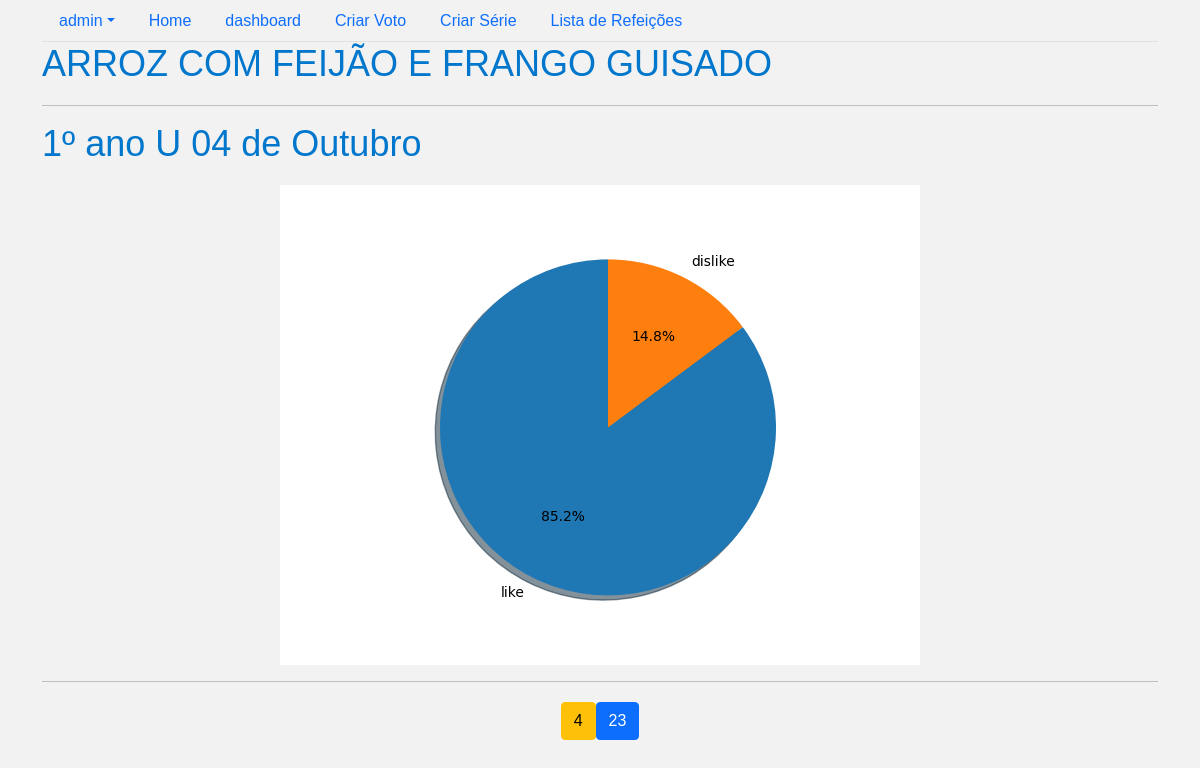
Page /Myapp/classroom_food_detail/213/ (signed in) on the committed database.
### users/models.py (models this page shows, shortened)
class User(AbstractUser):
    uuid = models.UUIDField(unique=True, editable=False, default=uuid.uuid4)
    username = models.CharField(max_length=50,unique = True)
    email = models.EmailField("Email", unique=True)
    image = models.ImageField(upload_to = "account/", null=True, blank=True)
    USERNAME_FIELD = 'email'
    REQUIRED_FIELDS = ["username"]

### Myapp/models.py (models this page shows, shortened)
class Classroom_Food(models.Model):
    food = models.ForeignKey(Food, on_delete=models.CASCADE, null=True, blank=True)
    classroom = models.ForeignKey(Classroom, on_delete=models.CASCADE, null=True, blank=True)
    liked  = models.IntegerField()
    disliked = models.IntegerField()

class Food(models.Model):
    choices = (
        ("BISCOITO ROSQUINHA COM SUCO VITAMINA DE GOIABA E FRUTA", "BISCOITO ROSQUINHA COM SUCO VITAMINA DE GOIABA E FRUTA"),
        ("BISCOITO MARIA OU CREAM CRACKER COM SUCO", "BISCOITO MARIA OU CREAM CRACKER COM SUCO"),
        ("ARROZ COM FEIJÃO E FRANGO GUISADO","ARROZ COM FEIJÃO E FRANGO GUISADO"),
        ("SOPA DE FRANGO COM ESPAGUETE E LEGUMES","SOPA DE FRANGO COM ESPAGUETE E LEGUMES"),
        ("BEIJU COM MARGARINA E CAFÉ COM LEITE", "BEIJU COM MARGARINA E CAFÉ COM LEITE"),
        ("CUSCUZ RECHEADO COM OVOS MEXIDOS E SUCO","CUSCUZ RECHEADO COM OVOS MEXIDOS E SUCO"),
        ("BAIÃO DE 2 COM MACAXEIRA, CARNE BOVINA E SUCO","BAIÃO DE 2 COM MACAXEIRA, CARNE BOVINA E SUCO"),
        ("TAPIOCA COM QUEIJO COALHO E VITAMINA DE DE GOIABA", "TAPIOCA COM QUEIJO COALHO E VITAMINA DE GOIABA"),
        ("ARROZ DE LEITE COM PAÇOCA DE CARNES DE SOL","ARROZ DE LETE COM PAÇOCA DE CARNE DE SOL"),
        ("CUSCUZ RECHEADO COM CARNE MOÍDA E SUCO","CUSCUZ RECHEADO COM CARNE MOÍDA"),
        ("CACHORRO QUENTE COM MOLHO DE CARNE MOÍDA DE SUCO","CACHORRO QUENTE COM MOLHO DE CARNE MOÍDA E SUCO"),
        ("RISOTO DE FRANGO COM LEGUMES", "RISOTO DE FRANGO COM LEGUMES"),
        ("BOLO DE CACO E CAFÉ COM LEITE", "BOLO DE CACO E CAFÉ COM LEITE"),
        ("TAPIOCA RECHEADA COM OVOS MEXIDOS E SUCO DE POLPA", "TAPIOCA RECHEADA COM OVOS MEXIDOS E SUCO DE POLPA"),
        ("MUNGUNZÁ COM FRANGO AO MOLHO BRANCO","MUNGUNZÁ COM FRANGO AO MOLHO BRANCO"),
        ("SOPA DE CARNE BOVINA COM MACARRÃO E LEGUMES", "SOPA DE CARNE BOVINA COM MACARRÃO E LEGUMES"),
        ("MACARRONADA DE FRANGO", "MACARRONADA DE FRANGO"),
        ("BOLO SIMPLES COM VITAMINA DE BANANA E AVEIA", "BOLO SIMPLES COM VITAMINA DE BANANA E AVEIA"),
        ("CANJA DE FRANGO COM BATATA INGLESA E CENOURA", "CANJA DE FRANGO COM BATATA INGLESA E CENOURA"),
        ("BAIÃO DE 2 COM CARNE BOVINA E VINAGRETE", "BAIÃO DE 2 COM CARNE BOVINA E VINAGRETE"),
        ("MACARRONADA DE CARNE MOÍDA","MACARRONADA DE CARNE MOÍDA")
    )
    uuid = models.UUIDField(unique=True, editable=False, default=uuid.uuid4)
    name = models.CharField(max_length=255, choices=choices)
    user = models.ForeignKey(User, on_delete=models.CASCADE,null=True, blank=True)
    created_at = models.DateTimeField(auto_now_add=True)
    updated_at = models.DateTimeField(auto_now = True)
    def __str__(self):
        return self.name

class Classroom(models.Model):
    uuid = models.UUIDField(unique=True, editable=False, default=uuid.uuid4)
    name = models.CharField(max_length=255)
    user = models.ForeignKey(User, on_delete=models.CASCADE,null=True, blank=True)
    school = models.ForeignKey(School, on_delete=models.CASCADE, null= True, blank= True)
    created_at = models.DateTimeField(auto_now_add=True)
    updated_at = models.DateTimeField(auto_now = True)
    def __str__(self):
        return self.name

### Myapp/views.py (the view)
# urls.py: path("classroom_food_detail/<int:pk>/", Classroom_FoodDetailView.as_view(), name = "classroom_food_detail"),
class Classroom_FoodDetailView(LoginRequiredMixin, DetailView):
    model = Classroom_Food
    slug_url_kwarg = 'id'
    slug_field = 'id'
    context_object_name = 'classroom_food'
    def get_context_data(self, **kwargs):
        context = super().get_context_data(**kwargs)
        id = self.kwargs.get("pk")
        context['id'] = id
        return context

### Myapp/templates/Myapp/classroom_food_detail.html (shortened to what this page needs)
{% extends 'layouts/base.html' %}
{% load static %}
{% block content %}
<h1>{{classroom_food.food}}</h1>
<hr>
<h1>{{classroom_food.classroom}}</h1>
<div class="center">
    <img src="/Myapp/graphic/{{id}}/" alt="Bargraph">
</div>
<hr>
<div class = "center">
    <p><button class="btn btn-warning">{{classroom_food.disliked}}</button></p>
    <p><button class="btn btn-primary">{{classroom_food.liked}}</button></p>
</div>
{% endblock %}

### templates/layouts/base.html (shortened to what this page needs)
{% load static %}
<!DOCTYPE html>
<html lang="en">
<head>
    <link href="https://cdn.jsdelivr.net/npm/bootstrap@5.0.2/dist/css/bootstrap.min.css" rel="stylesheet"
>
    <link rel="stylesheet" href="{% static 'assets/style/style.css' %}">
</head>
<body>
    <div class="container">
        <header>
            <ul class="nav nav-tabs">
                {% if user.is_authenticated %}
                    <li class="nav-item dropdown">
                        <a class="nav-link dropdown-toggle" data-bs-toggle="dropdown" href="#" role="button"
                            aria-expanded="false">{{ user.username }}</a>
                            </li>
                        </ul>
                    <li class="nav-item">
                        <a class="nav-link" href="/">Home</a>
                    </li>
                    <li class="nav-item">
                        <a class="nav-link" href="/dashboard/">dashboard</a>
                    </li>
                    <li class="nav-item">
                        <a class="nav-link" href="/Myapp/create/">Criar Voto</a>
                    </li>
                    <li class="nav-item">
                        <a class="nav-link" href="/Myapp/classroom_create/">Criar Série</a>
                    </li>
                    <li class="nav-item">
                        <a class="nav-link" href="/Myapp/list/">Lista de Refeições</a>
                    </li>
                {% endif %}
        </header>
        {% block content %}
        {% endblock content %}
    </div>
</body>
</html>

### static/assets/style/style.css (style rules this page uses)
body { background-color: #f2f2f2; font-family: Arial, sans-serif; }
h1 { color: #0077cc; font-size: 36px; margin-bottom: 20px; }
p { font-size: 18px; margin-bottom: 30px; }
button { background-color: #0077cc; border: none; border-radius: 5px; color: #ffffff; cursor: pointer; font-size: 18px; padding: 10px 20px; transition: background-color 0.2s ease; }
.center { display: flex; justify-content: center; align-items: center; margin-top: 20px; }

### rows in the picture
User: username "admin"
Classroom_Food: food "ARROZ COM FEIJÃO E FRANGO GUISADO", classroom "1º ano U 04 de Outubro", disliked "4", liked "23"
